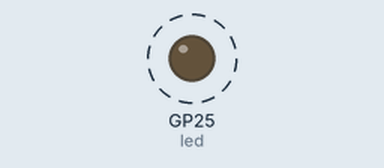
Recording of a program running on a simulated Raspberry Pi Pico running MicroPython. Parts: output pins drawn as LEDs (lit = HIGH). Dashed ring = blinking.

Above: at 0.2 s.
Timing chart, 0 to 3.0 s (numbered marks = the images above):
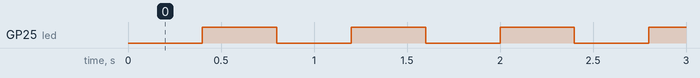

Measured:
- by itself, GP25 (led): alternates HIGH for 0.40 s and LOW for 0.40 s

The program:

LED_Test.py
```python
#!/usr/bin/env python3
# -*- coding: utf-8 -*-
# －－－－Hunan Chuanglebo Intelligent Technology Co., Ltd.－－－－
#  File name：LED_Test.py
#  Version：V2.0
#  author: zhulin
#---------------------------------------
from machine import Pin, Timer  # Load the corresponding library

led = Pin('LED', Pin.OUT)   # Onboard LED definition, set to output mode

tim = Timer()               # define a counter

# function, specifying the time to flip the level
def tick(timer):
    global led
    led.toggle()

# Initialize the counter, the frequency is 2.5HZ
tim.init(freq=2.5, mode=Timer.PERIODIC, callback=tick)
```
